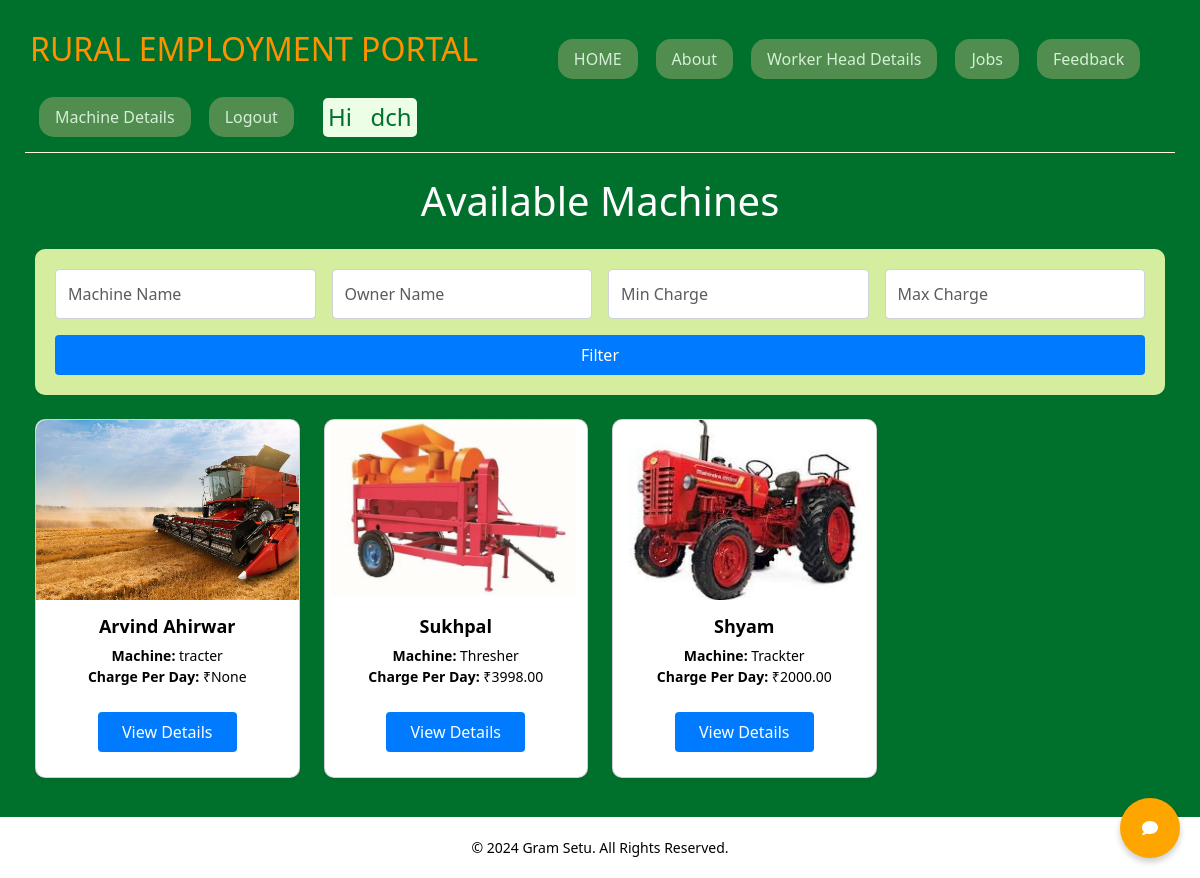
Before: /machines/ (signed in) with the older database file.
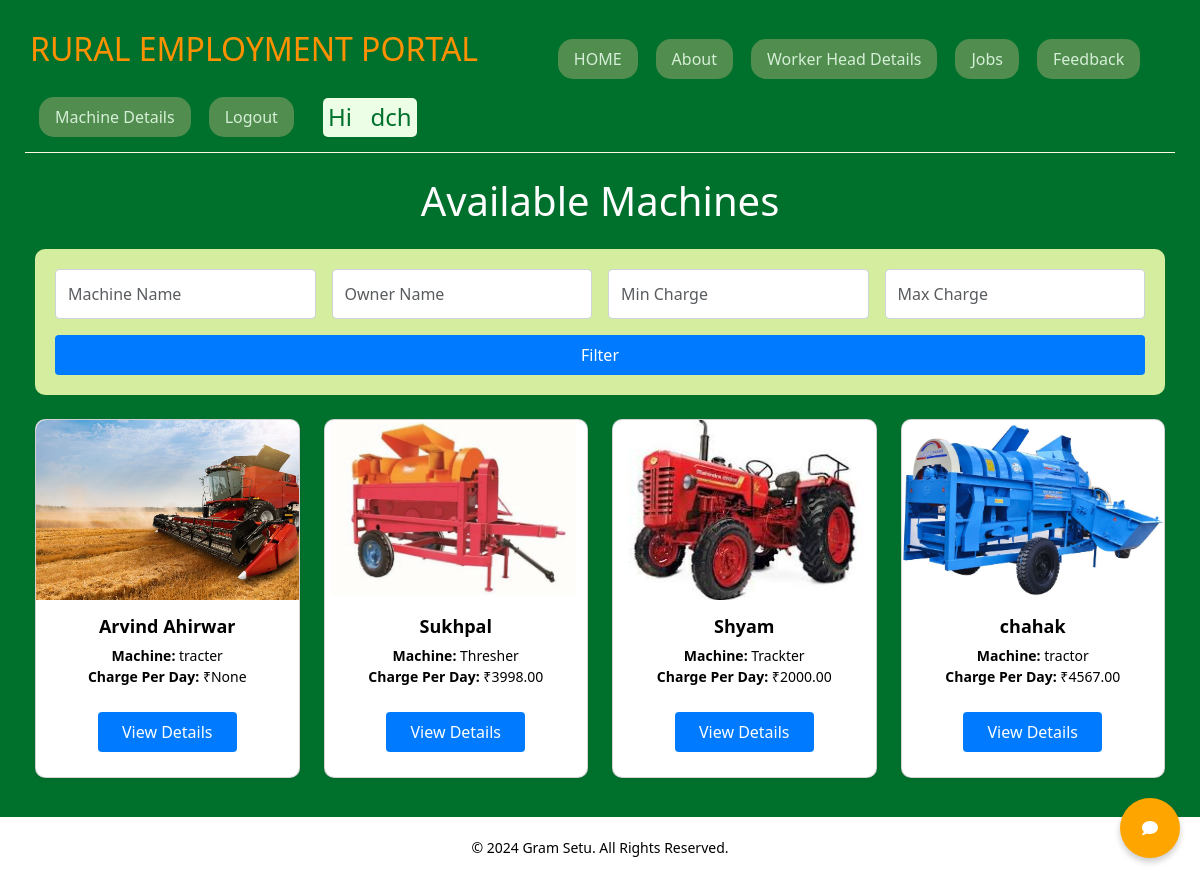
After: the same page with the newer database file.
### R_E/models.py (models this page shows, shortened)
class WorkerHead(models.Model):
    id = models.AutoField(primary_key=True)  # Django adds this automatically
    user = models.ForeignKey(User, on_delete=models.CASCADE, default=1)
    name = models.CharField(max_length=30, null=False)
    numberOfWorker = models.IntegerField(null=False)
    salaryPerDay = models.IntegerField(null=False)
    machineAvailable = models.CharField(max_length=300, null=False)
    machineImage = models.ImageField(upload_to='machines/', null=True, blank=True)
    chargePerDay = models.DecimalField(max_digits=10, decimal_places=2, null=True, blank=True)
    date = models.DateField(null=False)
    phoneNumber = models.BigIntegerField(null=False, default=1234567890)
    email = models.EmailField(max_length=254, null=True, blank=True)  # New email field
    is_booked = models.BooleanField(default=False)  # New field to track booking status

### R_E/views.py (the view)
# urls.py: path('machines/', views.machine_list, name='machine_list'),
@login_required
def machine_list(request):
    machine_name = request.GET.get('machine_name', '').strip()
    charge_min = request.GET.get('charge_min', '').strip()
    charge_max = request.GET.get('charge_max', '').strip()
    owner_name = request.GET.get('owner_name', '').strip()
    machines = WorkerHead.objects.all()
    if not request.user.is_authenticated:
        machines = machines.filter(is_booked=False)
    else:
        machines = machines.filter(Q(is_booked=False) | Q(user=request.user))
    if machine_name:
        machines = machines.filter(machineAvailable__icontains=machine_name)
    if owner_name:
        machines = machines.filter(name__icontains=owner_name)
    if charge_min.isdigit():
        if charge_max.isdigit():
            machines = machines.filter(chargePerDay__gte=int(charge_min), chargePerDay__lte=int(charge_max))
        else:
            machines = machines.filter(chargePerDay__gte=int(charge_min))
    elif charge_max.isdigit():
        machines = machines.filter(chargePerDay__lte=int(charge_max))
    context = {
        'machines': machines
    }
    return render(request, 'machine_list.html', context)

### R_E/context_processors.py (called while the page is built)
def current_year(request):
    return {
        'current_year': datetime.now().year
    }

### R_E/templates/machine_list.html (shortened to what this page needs)
{% extends 'base.html' %}
{% load static %}
{% block content %}
    <div class="container mt-4">
        <h1 class="mb-4 text-center">Available Machines</h1>
        <form method="get" class="search-form mb-4">
            <div class="row g-3">
                <div class="col-md-3">
                    <input type="text" name="machine_name" value="{{ request.GET.machine_name }}" placeholder="Machine Name" class="form-control" />
                </div>
                <div class="col-md-3">
                    <input type="text" name="owner_name" value="{{ request.GET.owner_name }}" placeholder="Owner Name" class="form-control" />
                </div>
                <div class="col-md-3">
                    <input type="number" name="charge_min" value="{{ request.GET.charge_min }}" placeholder="Min Charge" class="form-control" />
                </div>
                <div class="col-md-3">
                    <input type="number" name="charge_max" value="{{ request.GET.charge_max }}" placeholder="Max Charge" class="form-control" />
                </div>
            </div>
            <div class="row mt-3">
                <div class="col-md-12">
                    <button type="submit" class="btn btn-primary w-100">Filter</button>
                </div>
            </div>
        </form>
        <div class="row">
            {% for machine in machines %}
            <div class="col-md-3 mb-4">
                <div class="card shadow-sm">
                    {% if machine.machineImage %}
                        <img src="{{ machine.machineImage.url }}" class="card-img-top" alt="Machine Image">
                    {% else %}
                        <img src="{% static 'default_machine_image.jpg' %}" class="card-img-top" alt="Default Image">
                    {% endif %}
                    <div class="card-body">
                        <h5 class="card-title">{{ machine.name }}</h5>
                        <p class="card-text">
                            <strong>Machine:</strong> {{ machine.machineAvailable }}<br>
                            <strong>Charge Per Day:</strong> ₹{{ machine.chargePerDay }}
                        </p>
                        <a href="{% url 'machine_details' machine.id %}" class="btn btn-primary">View Details</a>
                    </div>
                </div>
            </div>
            {% empty %}
            <p>No machines available.</p>
            {% endfor %}
        </div>
    </div>
{% endblock %}

### R_E/templates/base.html (shortened to what this page needs)
<!DOCTYPE html>
<html>
<head>
    {% load bootstrap5 %}
    {% bootstrap_css %}
    <link rel="stylesheet" href="https://stackpath.bootstrapcdn.com/bootstrap/5.3.0/css/bootstrap.min.css">
</head>
<body>
<div class="container-fluid" style="color:white;padding:15px;background-color:#00712D;">
    <ul class="nav" style="padding:5px;margin:10px;color:#D5ED9F;border-bottom:1px solid #FFFBE6;" id="navigation">
        <li>
            <h2 style="color:#FF9100;">RURAL EMPLOYMENT PORTAL</h2>
        </li>
        <li class="nav-item">
            <a class="nav-link active" href="/" style="background-color:#508D4E;border-radius:15px;color:#D6EFD8;transition:background-color 1s ease-in-out, color 1s ease-in-out;">
            <span>HOME</span>
            </a>
        </li>
        <li class="nav-item">
            <a class="nav-link active" href="/about" style="background-color:#508D4E;border-radius:15px;color:#D6EFD8;transition:background-color 1s ease-in-out, color 1s ease-in-out;">
                <span>About</span>
            </a>
        </li>
        {% if user.is_authenticated %}
        <li class="nav-item">
            <a class="nav-link active" href="/worker" style="background-color:#508D4E;border-radius:15px;color:#D6EFD8;transition:background-color 1s ease-in-out, color 1s ease-in-out;">
                <span>Worker Head Details</span>
            </a>
        </li>
        <li class="nav-item">
            <a class="nav-link active" href="/job" style="background-color:#508D4E;border-radius:15px;color:#D6EFD8;transition:background-color 1s ease-in-out, color 1s ease-in-out;">
                <span>Jobs</span>
            </a>
        </li>
        <li class="nav-item">
            <a class="nav-link active" href="/feedback" style="background-color:#508D4E;border-radius:15px;color:#D6EFD8;transition:background-color 1s ease-in-out, color 1s ease-in-out;">
                <span>Feedback</span>
            </a>
        </li>
        <li class="nav-item">
            <a class="nav-link active" href="{% url 'machine_list' %}" style="background-color:#508D4E;border-radius:15px;color:#D6EFD8;transition:background-color 1s ease-in-out, color 1s ease-in-out;">Machine Details</a></li>
        <li class="nav-item">
            <a class="nav-link active" href="/logout" style="background-color:#508D4E;border-radius:15px;color:#D6EFD8;transition:background-color 1s ease-in-out, color 1s ease-in-out;">
                <span>Logout</span>
            </a>
        </li>
        <li class="nav-item">
            <h4 style="margin:10px;margin-left:20px;background-color:#ECFFE6;color:#00712D;padding:5px;border-radius:5px;">Hi  &nbsp;&nbsp;{{ user.username }} </h4>
        </li>
        {% endif %}
    </ul>
    {% block content %}{% endblock %}
</div>
<div id="ask-question-icon" class="floating-icon">
    <i class="fas fa-comment"></i>
</div>
<footer class="footer">
    <div class="container">
        <p class="footer-text">
            © 2024 Gram Setu. All Rights Reserved.
        </p>
    </div>
</footer>
</body>
</html>

### R_E/templates/base.html (style rules this page uses)
.floating-icon { position: fixed; bottom: 20px; right: 20px; background-color: orange; color: white; border-radius: 50%; width: 60px; height: 60px; display: flex; justify-content: center; align-items: center; box-shadow: 0px 4px 6px rgba(0, 0, 0, 0.2); cursor: pointer; z-index: 1000; }
a { margin: 9px; }
.footer { background-color: #343a40; color: black; background-color: white; padding: 20px; text-align: center; width: 100%; bottom: 0; left: 0; }
.footer-text { margin: 0; font-size: 14px; }
.container { max-width: 1400px; margin: auto; padding: 0 20px; }
#navigation { background-color: #00712D; }
.nav-link.active, .nav-link.active:hover { background-color: #508D4E; border-radius: 15px; color: #D6EFD8; transition: background-color 1s ease-in-out, color 1s ease-in-out; }

### R_E/templates/machine_list.html (style rules this page uses)
.card { border-radius: 10px; height: 100%; display: flex; flex-direction: column; justify-content: space-between; }
.card-img-top { width: 100%; height: 180px; object-fit: cover; border-top-left-radius: 10px; border-top-right-radius: 10px; }
.card-body { text-align: center; color: black; }
.card-title { font-size: 18px; font-weight: bold; }
.card-text { font-size: 14px; }
.form-control { padding: 0.75rem; font-size: 1rem; border-radius: 0.25rem; border: 1px solid #ced4da; }
.btn { padding: 0.5rem 1.5rem; font-size: 1rem; border-radius: 0.25rem; background-color: #007bff; color: white; border: none; cursor: pointer; transition: background-color 0.3s ease; }
.search-form { padding: 20px; margin: 20px 0; background-color: #D5ED9F; border-radius: 10px; }

Changed rows visible on the page:
added WorkerHead: machineImage (picture), name "chahak", machineAvailable "tractor", chargePerDay "4567.00"
